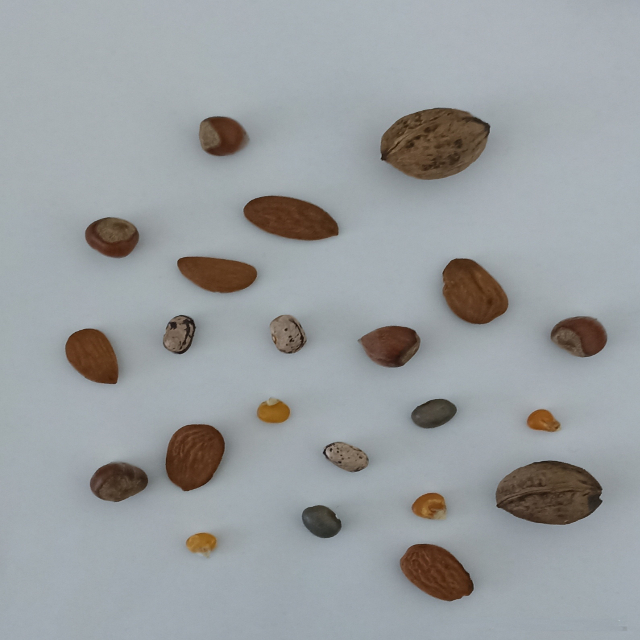
//> input picture NUT.jpg, 640 x 640 px
$ ./main   (built with g++ and OpenCV 4)
//> lines starting //> are read from the running program, lines starting //| are printed output that depends on the picture
#include <iostream>
#include <stdio.h>
#include <stdlib.h>
#include "opencv2/opencv.hpp"
#include "opencv2/highgui/highgui.hpp"
#include <fstream>

#include "histogram.h"
#include "kmean.h"
#include "segment.h"

using namespace std;

int main() {

    cv::Mat image; //create a matrix to store the image
    image = cv::imread("../NUT.jpg"); //read theimage file
//> image is the input picture: 640 rows x 640 cols, CV_8UC3; mean B, G, R 159.8, 157.6, 153.2
    cv::resize(image, image, cv::Size(640, 640)); //resize the image to 640x640
    int *image_data = (int*) malloc(image.rows * image.cols * 3 * sizeof(int)); //create a new image data for color image

    //get the pixel values of the image in one dimensional array
    for(int i = 0; i < image.rows; i++) {
        for(int j = 0; j < image.cols; j++) {
            cv::Vec3b pixel = image.at<cv::Vec3b>(i,j);
            int indeks = (i * 640 + j) * 3;
            image_data[indeks + 0] = (int)pixel[0]; //r
            image_data[indeks + 1] = (int)pixel[1]; //g
            image_data[indeks + 2] = (int)pixel[2]; //b

        }
    }

    int *gray = (int*)malloc(640 * 640 * 1 * sizeof(int));
    int count = 0;

    for(int i = 0; i < 640 ; i++) {
        for(int j = 0; j < 640 ; j++) {
            int idx = (i * 640 + j) * 3;
            float red   = image_data[idx + 0] * 0.299;
            float green = image_data[idx + 1] * 0.587;
            float blue  = image_data[idx + 2] * 0.114;
            float _sum = red + green + blue;
            gray[count] = (int)_sum;
            ++count;
        }
    }
//> this loop made 640 passes
//> count on passes 1 to 3: 640, 1280, 1920
//> after the loop, count = 409600

    cv::Mat gray_image(cv::Size(640, 640), CV_8UC1);

    for(int i = 0; i < 640; i++) {
        for(int j = 0; j < 640; j++) {
            int indeks = ((i * 640) + j) * 1;
            gray_image.at<uchar>(i, j) = static_cast<uchar>(gray[indeks]);
        }
    }
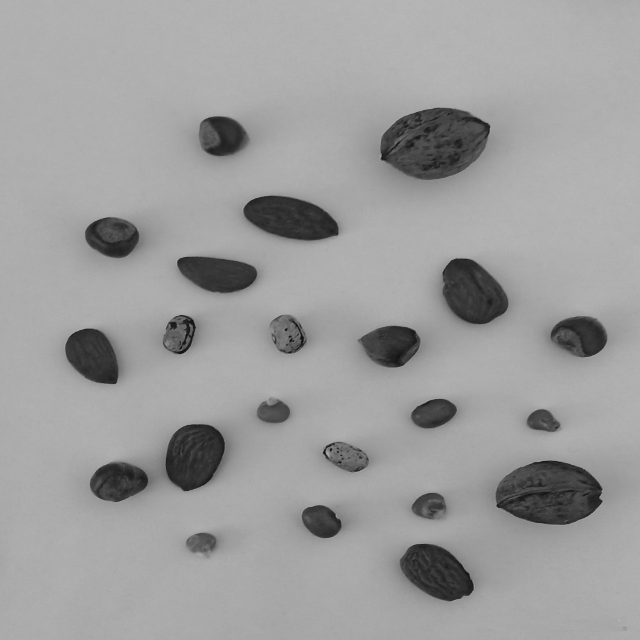
//> gray_image: 640 rows x 640 cols, CV_8UC1; min 11, max 189, mean 157.1

//> (the run ends here: the program needs code that is not available in this run, at `Histogram hist;`)

$ run again, with new.jpeg copied over NUT.jpg
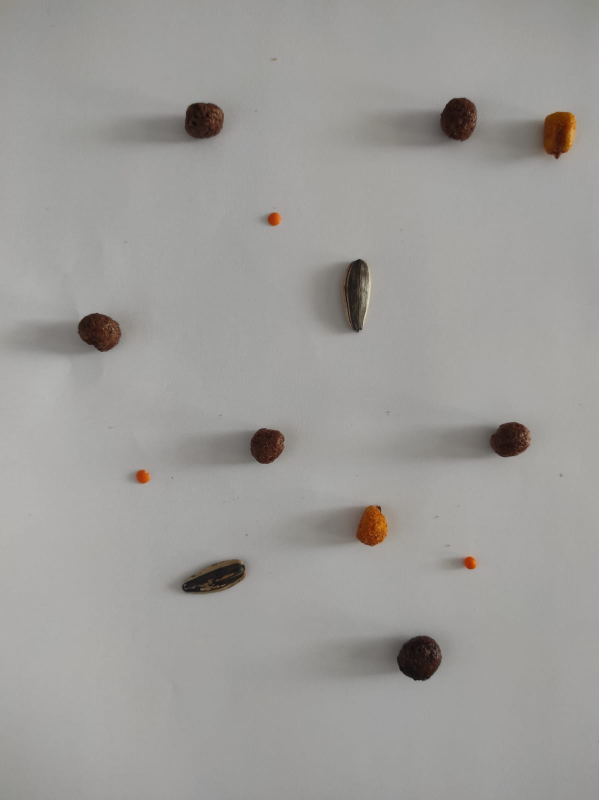
//> input picture new.jpeg, 1197 x 1600 px (shown at 1/2 size)
//> image is the input picture: 1600 rows x 1197 cols, CV_8UC3; mean B, G, R 153.3, 156, 157.5
//> `cv::resize(image, image, cv::Size(640, 640));`:
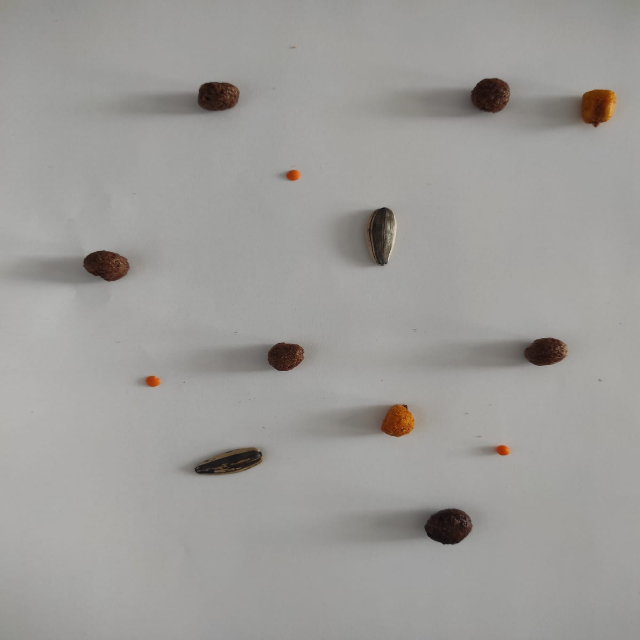
//> image: 640 rows x 640 cols, CV_8UC3; mean B, G, R 153.3, 156, 157.5
//> the loop `for(int i = 0; i < 640 ; i++)` made 640 passes
//> count on passes 1 to 3: 640, 1280, 1920
//> after the loop `for(int i = 0; i < 640 ; i++)`: count = 409600
